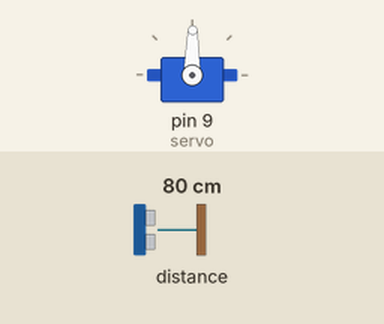
A sketch run on a simulated Arduino Uno, built with avr-gcc and run on an emulated ATmega328P. On the bench: servo. Wiring (inferred from the names in the program): LIDAR-Lite range finder at I2C address 0x62. Inputs (shaded band) come from the test bench; at power-on: distance to the obstacle 80 cm. What the sketch prints to the serial monitor is not drawn.

Above: at 2.2 s.
2.3 s: distance to the obstacle set to 2 cm
5.3 s: distance to the obstacle set to 120 cm
Timing chart, 0 to 14.3 s (numbered marks = the images above; inputs shaded):
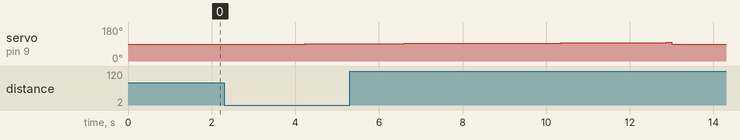

The sketch:

pongbot-main.ino
```cpp
/*

UTRA Top Secret PongBot

TODO:
- Implement is_button_pressed, to read if we should shoot now
- Implement main sweep loop
  - Will require reading from LIDAR
- Implement aim
- Implement spin_shooting motors
  - Will require calculating required speed, and from that, voltage
- Implement push_ball

NICE TO HAVE:
- Find left and right edges 'experimentally' and use those to reduce how much sweeping we have to do

*/

#include <Servo.h>
#include <Wire.h>
#define    LIDARLite_ADDRESS   0x62          // Default I2C Address of LIDAR-Lite.
#define    RegisterMeasure     0x00          // Register to write to initiate ranging.
#define    MeasureValue        0x04          // Value to initiate ranging.
#define    RegisterHighLowB    0x8f          // Register to get both High and Low bytes in 1 call.

// Angle between leftmost edge and rightmost edge
#define  SCAN_ANGLE   100
// 1000 microseconds = 180 degrees
// 27 microseconds = 5 degrees

Servo servo;  // create servo object to control a servo
                // twelve servo objects can be created on most boards

int servoPos;    // variable to store the servo position


float left_edge;
float right_edge;
boolean active;

// Checks if button triggering firing is pressed
boolean is_button_pressed() {
  return true;
}

// Start sweep off at the left edge
void initialize_sweep() {
  servo.writeMicroseconds(left_edge);
}

// Function to sweep from left to right. Returns [distance, angle] of closest cup
float *perform_sweep() {
  Serial.println("Sweeping");

  // initialize variables to keep track of
  float *closest_cup = (float *) malloc(sizeof(float) * 2);
  closest_cup[0] = 100000;

  //initialize_sweep(); // Set current angle to be left_edge
  // for loop to go from left edge to right edge, reading from sensor every time
  for(servoPos = left_edge; servoPos <= right_edge; servoPos += 1) // goes from 0 degrees to 180 degrees
  {                                                                // in steps of 1 degree
    servo.writeMicroseconds(servoPos);              // tell servo to go to position in variable 'pos'
    delay(10);                       // waits 10ms for the servo to reach the position

    // Read from lidar
    int reading = read_lidar();
    Serial.println(reading);

      // Check if reading is closer than what we've seen
      if (reading < closest_cup[0]) {
        closest_cup[0] = reading;
        closest_cup[1] = servoPos;
      }

   }

  return closest_cup;
}

int read_lidar() {
      int reading = 0;
      Serial.println("Starting to read");
      Wire.beginTransmission((int)LIDARLite_ADDRESS); // transmit to LIDAR-Lite
      Wire.write((int)RegisterMeasure); // sets register pointer to  (0x00)
      Wire.write((int)MeasureValue); // sets register pointer to  (0x00)
      Wire.endTransmission(); // stop transmitting
      Serial.println("Stopped transmitting first byte");
      delay(20); // Wait 20ms for transmit

      Wire.beginTransmission((int)LIDARLite_ADDRESS); // transmit to LIDAR-Lite
      Wire.write((int)RegisterHighLowB); // sets register pointer to (0x8f)
      Wire.endTransmission(); // stop transmitting
      Serial.println("Stopped transmitting second byte");

      delay(20); // Wait 20ms for transmit

      Wire.requestFrom((int)LIDARLite_ADDRESS, 2); // request 2 bytes from LIDAR-Lite
      Serial.println("Requested two bytes");

      if(2 <= Wire.available()) // if two bytes were received
      {
        reading = Wire.read(); // receive high byte (overwrites previous reading)
        reading = reading << 8; // shift high byte to be high 8 bits
        reading |= Wire.read(); // receive low byte as lower 8 bits
        Serial.println(reading);
        return reading;
      }
}

// Function to shoot at a given [distance, angle] target
void shoot(float *closest_cup) {
  float distance = closest_cup[0];
  float angle = closest_cup[1];

  aim(angle); // rotate to point in the right direction
  // spin_shooting_motors(distance) // calculate required speed of shooting motors
  // push_ball() // talk to solenoid, trigger pushing the ball
}

void aim (float angle){
    servo.writeMicroseconds(angle);
    delay(100);                       // waits 10ms for the servo to reach the position
}


void setup() {
  Wire.begin(); // join i2c bus
  Serial.begin(9600); // start serial communication at 9600bps

  left_edge = 1500 - 0.5*SCAN_ANGLE;
  right_edge = 1500 + 0.5*SCAN_ANGLE;
  active = false;

  Serial.println("Started");
  delay(1000);

  // Attach pin 9 output to servo
  servo.attach(9);
}

void loop() {
  active = is_button_pressed();
  if (active) {
    float *closest_cup = perform_sweep();
    shoot(closest_cup);
  }
  delay(15);
}
```
